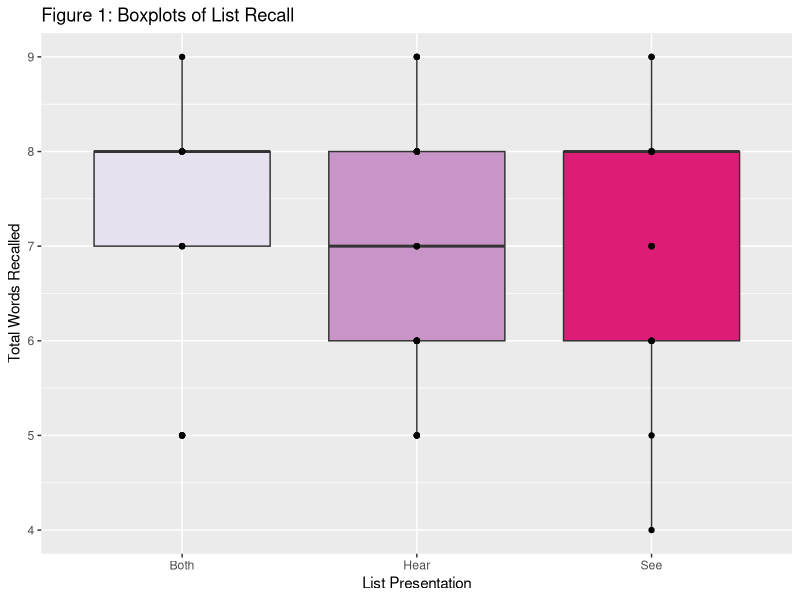

Recreate this plot in R.
library(tidyverse)
dat <- read.csv("MP2D.csv", header = TRUE)
mean(dat$Total, na.rm = T)
sd(dat$Total, na.rm = T)

aggregate(dat$Total, by = list(dat$Hear.See.Both), FUN = mean)

aggregate(dat$Total, by = list(dat$Hear.See.Both), FUN = sd)

aggregate(dat$Total, by = list(dat$Hear.See.Both), FUN = fivenum)

anova(lm(Total~Hear.See.Both, data = dat))

ggplot(dat, aes(x = Hear.See.Both, y = Total, fill = Hear.See.Both)) +
  geom_boxplot()+
  geom_point(color="black")+
  scale_fill_brewer(palette="PuRd")+
  labs(title = "Figure 1: Boxplots of List Recall", x = "List Presentation", y = "Total Words Recalled")+
  theme(legend.position="none")
